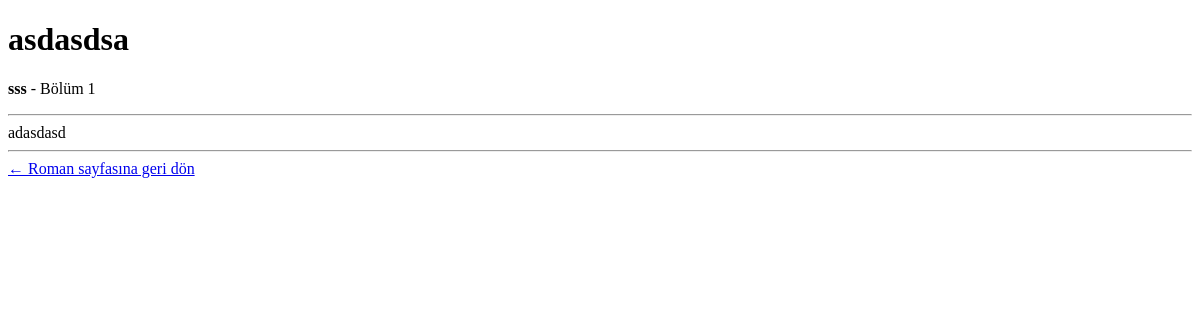
/chapter/6/ (signed in), run on an earlier commit of the app's database.
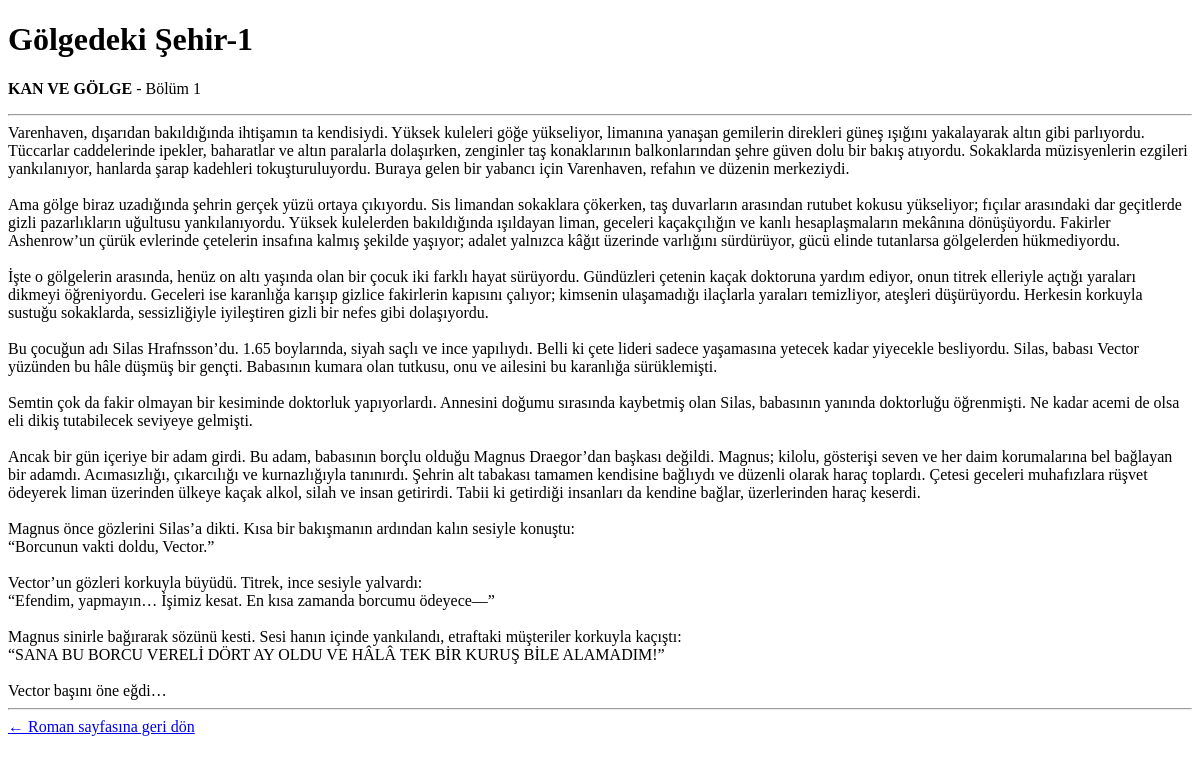
And on a later commit of the database.
### novel/models.py (models this page shows, shortened)
class Chapter(models.Model):
    novel = models.ForeignKey(Novel, on_delete=models.CASCADE, related_name="chapters")
    number = models.IntegerField()
    title = models.CharField(max_length=200)
    content = models.TextField()  # 📌 Bölüm metnini burada tutacağız
    created_at = models.DateTimeField(auto_now_add=True)

class Novel(models.Model):
    title = models.CharField(max_length=200)
    cover = models.ImageField(upload_to="covers/")
    description = models.TextField()
    status = models.CharField(max_length=20, choices=[("Ongoing", "Ongoing"), ("Completed", "Completed")])
    rating = models.FloatField(default=0)
    categories = models.CharField(max_length=200, blank=True)

### novel/views.py (the view)
# urls.py: path("chapter/<int:id>/", nviews.chapter, name="chapter"),
@login_required
def chapter(request, id):
    chapter = get_object_or_404(Chapter, id=id)
    return render(request, "chapter.html", {"chapter": chapter})

### novel/context_processors.py (called while the page is built)
def site_settings(request):
    try:
        setting = SiteSetting.objects.first()
    except SiteSetting.DoesNotExist:
        setting = None
    return {"site_setting": setting}

### templates/chapter.html (shortened to what this page needs)
<!DOCTYPE html>
<html lang="tr">
<head>
</head>
<body>
    <h1>{{ chapter.title }}</h1>
    <p><b>{{ chapter.novel.title }}</b> - Bölüm {{ chapter.number }}</p>
    <hr>
    <div style="white-space: pre-line;">{{ chapter.content }}</div>
    <hr>
    <a href="{% url 'novel_detail' chapter.novel.id %}">← Roman sayfasına geri dön</a>
</body>
</html>

What changed in the data, as far as the page shows it:
changed Chapter: title "asdasdsa" → "Gölgedeki Şehir-1"; novel "sss" → "KAN VE GÖLGE"; content "adasdasd" → "Varenhaven, dışarıdan bakıldığında ihtişamın ta kendisiydi. Yüksek kuleleri göğe yükseliyor, limanına yanaşan gemilerin direkleri güneş ışığını yakalayarak altın gibi parlıyordu. Tüccarlar caddelerinde ipekler, baharatlar ve altın paralarla dolaşırken, zenginler taş konaklarının balkonlarından şehre güven dolu bir bakış atıyordu. Sokaklarda müzisyenlerin ezgileri yankılanıyor, hanlarda şarap kadehleri tokuşturuluyordu. Buraya gelen bir yabancı için Varenhaven, refahın ve düzenin merkeziydi. Ama gölge biraz uzadığında şehrin gerçek yüzü ortaya çıkıyordu. Sis limandan sokaklara çökerken, taş duvarların arasından rutubet kokusu yükseliyor; fıçılar arasındaki dar geçitlerde gizli pazarlıkların…"
